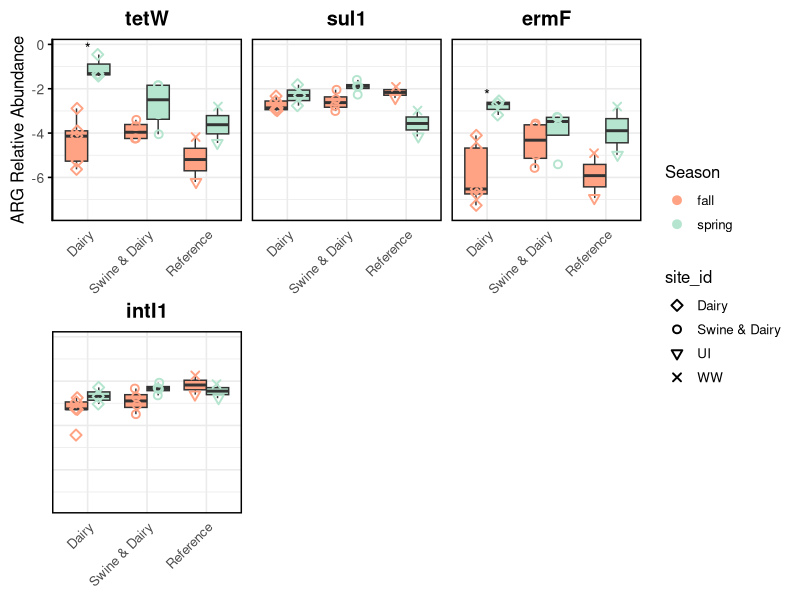

Here is the R script that generated this plot:
library(readxl)
library(dplyr)
library(ggplot2)
library(ggpubr)
library(patchwork)

df <- read_excel("inputs/qplot.xlsx")

df <- df %>%
  mutate(
    site_id = site_type,
    site_type = ifelse(site_type %in% c("WW", "UI"), "Reference", site_type)
  )

df$season <- factor(df$season, levels = c("fall", "spring"))
df$site_type <- factor(df$site_type, levels = c("Dairy", "Swine & Dairy", "Reference"))
df$site_id <- factor(df$site_id, levels = c("Dairy", "Swine & Dairy", "UI", "WW"))

season_colors <- c("fall" = "#ffa384", "spring" = "#b5e5cf")

y_limits <- range(df$len, na.rm = TRUE)
pad <- 0.05 * diff(y_limits)
if (!is.finite(pad) || pad == 0) pad <- 0.05 * max(abs(y_limits), 0.01, na.rm = TRUE)
y_limits <- c(y_limits[1] - pad, y_limits[2] + pad)

# Match boxplot dodge and point jitter-dodge (same width + preserve)
dodge_w <- 0.75
pd <- position_dodge(width = dodge_w)

plot_gene <- function(g, show_y_axis = TRUE) {
  ggplot(df %>% filter(gene == g), aes(x = site_type, y = len)) +
    geom_boxplot(
      aes(fill = season),
      outlier.shape = NA,
      position = pd
    ) +
    geom_point(
      aes(shape = site_id, color = season, group = season),
      position = position_jitterdodge(
        jitter.width = 0.15,
        dodge.width = dodge_w
      ),
      size = 2,
      stroke = 1
    ) +
    scale_shape_manual(values = c("Dairy" = 5, "Swine & Dairy" = 1, "UI" = 6, "WW" = 4)) +
    scale_fill_manual(values = season_colors, name = "Season") +
    scale_color_manual(values = season_colors, name = "Season") +
    guides(
      color = guide_legend(order = 1),
      fill = guide_none()
    ) +
    stat_compare_means(
      aes(group = season),
      method = "wilcox.test",
      label = "p.signif",
      hide.ns = TRUE
    ) +
    coord_cartesian(ylim = y_limits) +
    scale_y_continuous(
      name = if (show_y_axis) "ARG Relative Abundance" else NULL,
      breaks = waiver()
    ) +
    labs(x = NULL, title = g) +
    theme_minimal(base_size = 12) +
    theme(
      axis.text.x = element_text(angle = 45, hjust = 1),
      axis.text.y = if (show_y_axis) element_text(size = 10) else element_blank(),
      axis.title.y = if (show_y_axis) element_text(size = 12) else element_blank(),
      axis.ticks.y = if (show_y_axis) element_line() else element_blank(),
      panel.border = element_rect(color = "black", fill = NA, linewidth = 1),
      plot.title = element_text(face = "bold", hjust = 0.5),
      axis.line.y.left = if (show_y_axis) element_line(color = "black") else element_blank(),
      plot.margin = margin(2, 2, 2, 2)
    )
}

genes <- unique(df$gene)
plots <- lapply(seq_along(genes), function(i) {
  plot_gene(genes[i], show_y_axis = (i == 1))
})

wrap_plots(plots, ncol = 3) +
  plot_layout(guides = "collect")
